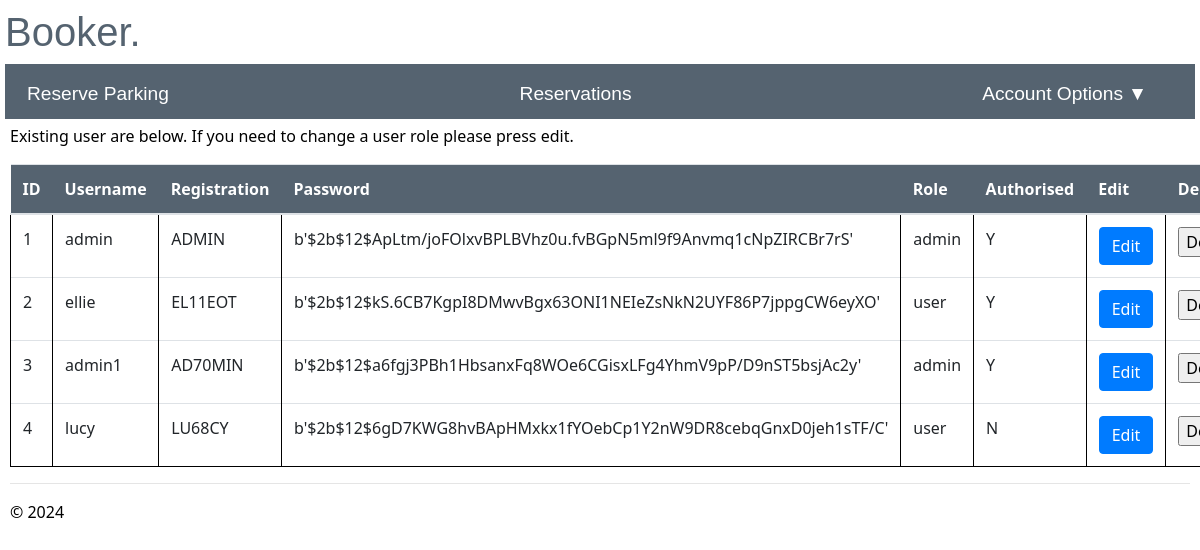
Page /admin/ (signed in) on the earlier database version.
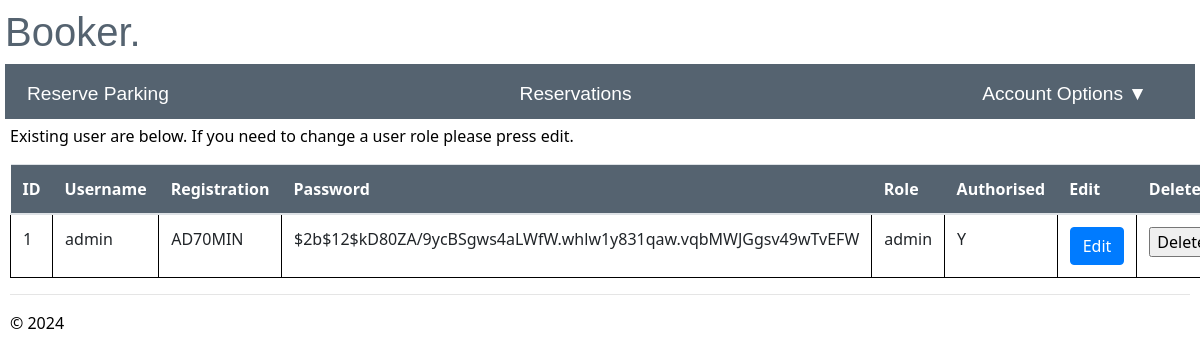
Same page on the later database version.
### app/models/models.py (models this page shows)
class User(db.Model, UserMixin):
    id = db.Column(db.Integer, primary_key=True, nullable=False)
    username = db.Column(db.String(20), nullable=False, unique=True)
    registration = db.Column(db.String(9), nullable=False, unique=True)
    password = db.Column(db.String(255), nullable=False)
    role = db.Column(db.String(5), nullable=False, default='user')
    authorised =db.Column(db.String(1), nullable=False, default='N')
    failed_login_attempts = db.Column(db.Integer,nullable=False, default=0)
    reservation = db.relationship('reserve', backref='user')

### app/admin/routes.py (the view)
@bp.route("/admin/")
@login_required
def admin():
    if current_user.role == 'admin':
        try:
            admin= User.query.all()
            current_app.logger.info('Username: %s accessed admin', current_user.username)
            return render_template('admin.html',admin=admin)
        except Exception as e:
            flash("An error occurred retrieving users.")
            current_app.logger.exception('Error during retrieving all users: %s', str(e))
            return redirect(url_for('main.reserve_parking'))
    else:
        current_app.logger.critical('Username: %s accessed attempted to access admin', current_user.username)
        flash("You are not authorised to access this page")
        return redirect(url_for("main.reserve_parking"))

### app/__init__.py (called while the page is built)
def create_app():
    app = Flask(__name__)
    env_config = os.getenv("PROD_APP_SETTINGS", "config.Config")
    app.config.from_object(env_config)
    db.init_app(app)
    login_manager.init_app(app)
    app.logger.setLevel(logging.INFO)
    handler = RotatingFileHandler('app.log', maxBytes=10240, backupCount=10)
    handler.setLevel(logging.INFO)
    formatter = logging.Formatter('%(asctime)s - %(levelname)s - %(message)s', datefmt='%Y-%m-%d %H:%M:%S')
    handler.setFormatter(formatter)
    app.logger.addHandler(handler)
    from app.main import bp as main_bp
    app.register_blueprint(main_bp)
    from app.user import bp as user_bp
    app.register_blueprint(user_bp)
    from app.admin import bp as admin_bp
    app.register_blueprint(admin_bp)
    @login_manager.user_loader
    def load_user(user_id):
        return User.query.get(int(user_id))
    return app

### app/user/routes.py (called while the page is built)
@bp.before_app_request
def make_session_permanent():
    session.permanent = True
    current_app.permanent_session_lifetime = timedelta(seconds=30)

### app/admin/templates/admin.html (shortened to what this page needs)
{% extends "layout.html" %}
{% block content %}
<p>Existing user are below. If you need to change a user role please press edit.</p>
<table class="table table-hover">
  <thead class="tables">
        <th>ID</th>
        <th>Username</th>
        <th>Registration</th>
        <th>Password</th>
        <th>Role</th>
        <th>Authorised</th>
        <th>Edit</th>
        <th>Delete</th>
    </thead>
    <tbody>
     {% for admin in admin %}
      <tr>
        <td>{{admin.id}}</td>
        <td>{{admin.username}}</td>
        <td>{{admin.registration}}</td>
        <td>{{admin.password}}</td>
        <td>{{admin.role}}</td>
        <td>{{admin.authorised}}</td>
        <td><a href='{{url_for("admin.edit_user", id=admin.id)}}' class='btn btn-primary'>Edit</a></td>
        <td>
          <form method="POST" action="/delete_user/">
            <input type="submit" value="Delete" onclick='return confirm("Are you sure you want to delete this user?")'>
          </form>
         </td>
      </tr>
     {%endfor%}
    </tbody>
  </table>
{% endblock %}

Differences in the rows shown:
removed User: id "2", username "ellie", registration "EL11EOT", password "b'$2b$12$kS.6CB7KgpI8DMwvBgx63ONI1NEIeZsNkN2UYF86P7jppgCW6eyXO'", role "user", authorised "Y"
removed User: id "3", username "admin1", registration "AD70MIN", password "b'$2b$12$a6fgj3PBh1HbsanxFq8WOe6CGisxLFg4YhmV9pP/D9nST5bsjAc2y'", role "admin", authorised "Y"
removed User: id "4", username "lucy", registration "LU68CY", password "b'$2b$12$6gD7KWG8hvBApHMxkx1fYOebCp1Y2nW9DR8cebqGnxD0jeh1sTF/C'", role "user", authorised "N"
changed User "admin": registration "ADMIN" → "AD70MIN"; password "b'$2b$12$ApLtm/joFOlxvBPLBVhz0u.fvBGpN5ml9f9Anvmq1cNpZIRCBr7rS'" → "$2b$12$kD80ZA/9ycBSgws4aLWfW.whlw1y831qaw.vqbMWJGgsv49wTvEFW"
